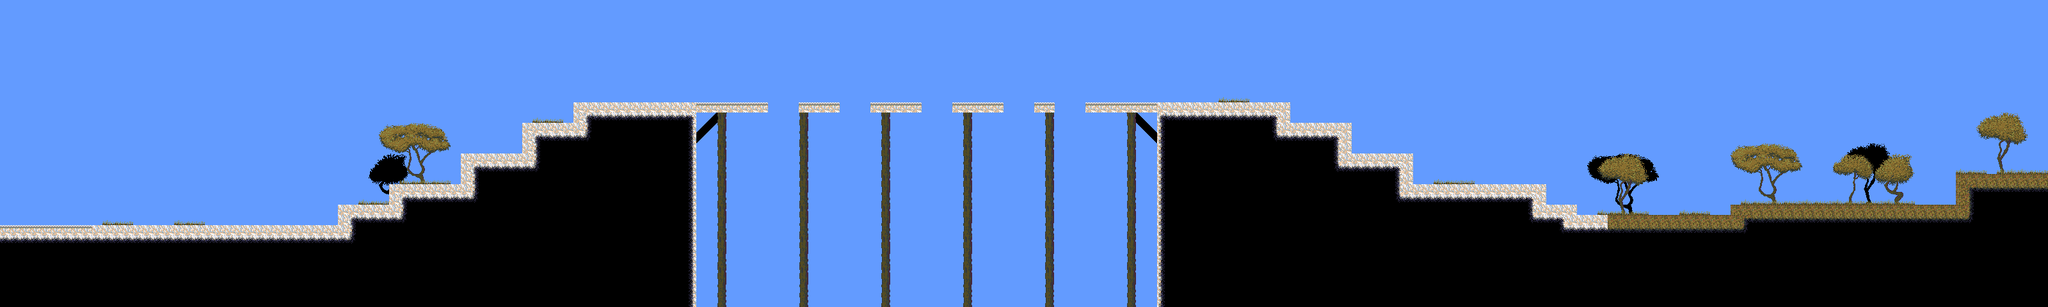

Below is a game level as drawn by its tile map, then a one-line description and the .tmx that defines it (tile-layer data replaced by summaries):
An orthogonal 200x30 tile map with 16x16 px tiles, 4 tile layers (SilhouetteLayer, BackgroundLayer, GameLayer, ForegroundLayer) and 16 objects (14x enemySpawn, 2x spawn).

<map version="1.0" orientation="orthogonal" renderorder="left-up" width="200" height="30" tilewidth="16" tileheight="16" backgroundcolor="#639bff" nextobjectid="41">
 <properties>
  <property name="background" value="Olaf_background.png" />
  <property name="backgroundHeight" value="0" />
  <property name="drainRate" value="8" />
  <property name="exitLeft" value="grema_02.tmx" />
  <property name="exitRight" value="olaf_04.tmx" />
  <property name="spawnLeft" value="playerSpawnRight" />
  <property name="spawnRight" value="playerSpawnLeft" />
 </properties>
 <tileset firstgid="1" name="Olaf_tileset" tilewidth="16" tileheight="16">
  <image source="../graphics/levels/Olaf_tileset.png" trans="ff00ff" width="512" height="512" />
  <terraintypes>
   <terrain name="grass" tile="-1" />
   <terrain name="stone" tile="-1" />
   <terrain name="foliage" tile="-1" />
   <terrain name="foliagesilho" tile="-1" />
  </terraintypes>
  <tile id="1" terrain=",,,0" />
  <tile id="2" terrain=",,0," />
  <tile id="4" terrain=",,,1" />
  <tile id="5" terrain=",,1," />
  <tile id="18" terrain=",,,2" />
  <tile id="20" terrain=",,2," />
  <tile id="26" terrain=",,,3" />
  <tile id="28" terrain=",,3," />
  <tile id="32" terrain=",,0,0" />
  <tile id="33" terrain=",0,0,0" />
  <tile id="34" terrain="0,,0,0" />
  <tile id="35" terrain=",,1,1" />
  <tile id="36" terrain=",1,1,1" />
  <tile id="37" terrain="1,,1,1" />
  <tile id="49" terrain=",,2,2" />
  <tile id="50" terrain=",2,2,2" />
  <tile id="51" terrain="2,2,2,2" />
  <tile id="52" terrain="2,,2,2" />
  <tile id="57" terrain=",,3,3" />
  <tile id="58" terrain=",3,3,3" />
  <tile id="59" terrain="3,3,3,3" />
  <tile id="60" terrain="3,,3,3" />
  <tile id="64" terrain="0,0,," />
  <tile id="65" terrain="0,0,,0" />
  <tile id="66" terrain="0,0,0," />
  <tile id="67" terrain="1,1,," />
  <tile id="68" terrain="1,1,,1" />
  <tile id="69" terrain="1,1,1," />
  <tile id="82" terrain="2,2,,2" />
  <tile id="84" terrain="2,2,2," />
  <tile id="90" terrain="3,3,,3" />
  <tile id="92" terrain="3,3,3," />
  <tile id="97" terrain=",0,,0" />
  <tile id="98" terrain="0,,0," />
  <tile id="100" terrain=",1,,1" />
  <tile id="101" terrain="1,,1," />
  <tile id="114" terrain=",2,,2" />
  <tile id="116" terrain="2,,2," />
  <tile id="122" terrain=",3,,3" />
  <tile id="124" terrain="3,,3," />
  <tile id="129" terrain=",0,," />
  <tile id="130" terrain="0,,," />
  <tile id="132" terrain=",1,," />
  <tile id="133" terrain="1,,," />
  <tile id="145" terrain="2,2,," />
  <tile id="146" terrain=",2,," />
  <tile id="148" terrain="2,,," />
  <tile id="153" terrain="3,3,," />
  <tile id="154" terrain=",3,," />
  <tile id="156" terrain="3,,," />
  <tile id="160" terrain="0,0,0,0" />
  <tile id="163" terrain="1,1,1,1" />
 </tileset>
 <layer name="SilhouetteLayer" width="200" height="30">
  <data>[6000 cells, 104 non-empty, 96 distinct tile ids]</data>
 </layer>
 <layer name="BackgroundLayer" width="200" height="30">
  <data>[6000 cells, 298 non-empty, 115 distinct tile ids]</data>
 </layer>
 <layer name="GameLayer" width="200" height="30">
  <data>[6000 cells, 1964 non-empty, 16 distinct tile ids]</data>
 </layer>
 <layer name="ForegroundLayer" width="200" height="30">
  <data>[6000 cells, 57 non-empty, 3 distinct tile ids]</data>
 </layer>
 <objectgroup name="Triggers" />
 <objectgroup name="Actors">
  <object id="24" name="playerSpawnRight" type="spawn" x="3193" y="264.833">
   <ellipse />
  </object>
  <object id="25" name="playerSpawnLeft" type="spawn" x="9.33333" y="344">
   <ellipse />
  </object>
  <object id="26" name="enemySpawn_01" type="enemySpawn" x="2952" y="312.333">
   <properties>
    <property name="amount" value="1" />
    <property name="enemyType" value="skeleton" />
   </properties>
   <ellipse />
  </object>
  <object id="27" name="enemySpawn_02" type="enemySpawn" x="2647.33" y="328">
   <properties>
    <property name="amount" value="1" />
    <property name="enemyType" value="skeleton" />
   </properties>
   <ellipse />
  </object>
  <object id="28" name="enemySpawn_03" type="enemySpawn" x="2618" y="328.333">
   <properties>
    <property name="amount" value="1" />
    <property name="enemyType" value="skeleton" />
   </properties>
   <ellipse />
  </object>
  <object id="29" name="enemySpawn_04" type="enemySpawn" x="2585.67" y="328.667">
   <properties>
    <property name="amount" value="1" />
    <property name="enemyType" value="skeleton" />
   </properties>
   <ellipse />
  </object>
  <object id="30" name="enemySpawn_05" type="enemySpawn" x="2165.33" y="233">
   <properties>
    <property name="amount" value="1" />
    <property name="enemyType" value="skeleton" />
   </properties>
   <ellipse />
  </object>
  <object id="31" name="enemySpawn_06" type="enemySpawn" x="1528" y="152.333">
   <properties>
    <property name="amount" value="1" />
    <property name="enemyType" value="skeleton" />
   </properties>
   <ellipse />
  </object>
  <object id="32" name="enemySpawn_07" type="enemySpawn" x="1273.33" y="153.667">
   <properties>
    <property name="amount" value="1" />
    <property name="enemyType" value="skeleton" />
   </properties>
   <ellipse />
  </object>
  <object id="33" name="enemySpawn_08" type="enemySpawn" x="1130" y="151">
   <properties>
    <property name="amount" value="1" />
    <property name="enemyType" value="skeleton" />
   </properties>
   <ellipse />
  </object>
  <object id="34" name="enemySpawn_09" type="enemySpawn" x="761.334" y="232">
   <properties>
    <property name="amount" value="1" />
    <property name="enemyType" value="skeleton" />
   </properties>
   <ellipse />
  </object>
  <object id="35" name="enemySpawn_10" type="enemySpawn" x="666.667" y="280.667">
   <properties>
    <property name="amount" value="1" />
    <property name="enemyType" value="skeleton" />
   </properties>
   <ellipse />
  </object>
  <object id="36" name="enemySpawn_11" type="enemySpawn" x="854.667" y="186.666">
   <properties>
    <property name="amount" value="1" />
    <property name="enemyType" value="skeleton" />
   </properties>
   <ellipse />
  </object>
  <object id="37" name="enemySpawn_12" type="enemySpawn" x="489.666" y="345">
   <properties>
    <property name="amount" value="1" />
    <property name="enemyType" value="skeleton" />
   </properties>
   <ellipse />
  </object>
  <object id="38" name="enemySpawn_13" type="enemySpawn" x="296.666" y="345.333">
   <properties>
    <property name="amount" value="1" />
    <property name="enemyType" value="skeleton" />
   </properties>
   <ellipse />
  </object>
  <object id="39" name="enemySpawn_14" type="enemySpawn" x="328.667" y="346.666">
   <properties>
    <property name="amount" value="1" />
    <property name="enemyType" value="skeleton" />
   </properties>
   <ellipse />
  </object>
 </objectgroup>
</map>
